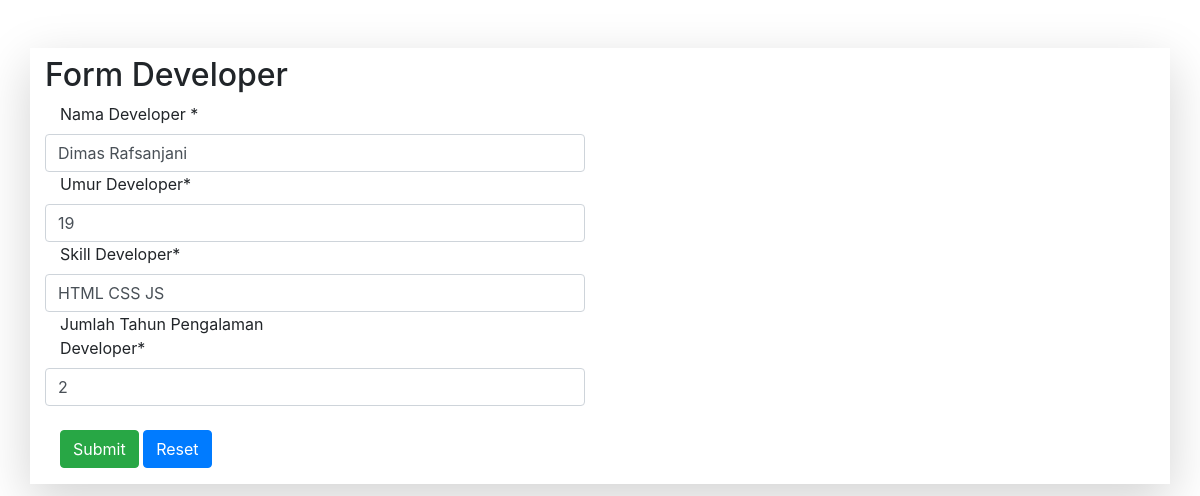
The app's page /updateDeveloper/4 with its own data.
### CrudDeveloper/models.py (models this page shows, shortened)
class Developer(models.Model):
    developerName = models.CharField(max_length=150, null=False)
    developerAge = models.CharField(max_length=200, null=False)
    developerSkill = models.CharField(max_length=150, null=False)
    developerExpYear = models.CharField(max_length=150, null=False)

### CrudDeveloper/views.py (the view)
# urls.py: path('updateDeveloper/<int:pk>', views.updateDeveloper.as_view(), name="updateDeveloper"),
class updateDeveloper(UpdateView):
    model = Developer
    fields = ['developerName', 'developerAge', 'developerSkill', 'developerExpYear']
    success_url = reverse_lazy('listDeveloper')

### CrudDeveloper/templates/CrudDeveloper/developer_form.html (shortened to what this page needs)
{% block content %}
<link rel="stylesheet" href="https://stackpath.bootstrapcdn.com/bootstrap/4.1.3/css/bootstrap.min.css">
<form method="POST" >
    <div class="container shadow-lg mt-5">
        <div class="row">
            <div class="col-md-12 col-xs-12">
                <div class="x_panel">
                    <div class="x_title mt-2">
                      <h2>Form Developer</h2>
                    </div>
                    <div class="row">
                        <div class="form-group col-md-6 mb-0">
                            <label class="control-label col-md-6 col-sm-3 col-xs-12" for="name">Nama Developer <span class="required">*</span>
                            </label>
                            <input type="text" name="developerName" class="form-control" pattern="^[^\s][\w\W]*$" autocomplete="off"
                            title="Masukkan Nama Developer." placeholder="{{ object.developerName }}" value="{{ object.developerName }}"
                            minlength="1" maxlength="50"/>
                           </div>
                    </div>
                    <div class="row">
                        <div class="form-group col-md-6 mb-0">
                            <label class="control-label col-md-6 col-sm-3 col-xs-12" for="name">Umur Developer<span class="required">*</span>
                            </label>
                            <input type="number" name="developerAge" class="form-control" pattern="[0-9]{10}"
                                       autocomplete="off"
                                       title="Masukkan Umur Developer." placeholder="{{ object.developerAge }}" value="{{ object.developerAge }}"
                                       minlength="10" maxlength="10"/>
                        </div>
                    </div>
                    <div class="row">
                        <div class="form-group col-md-6 mb-0">
                           <label class="control-label col-md-6 col-sm-3 col-xs-12" for="name">Skill Developer<span class="required">*</span>
                           </label>
                           <input type="text" name="developerSkill" title="Masukkan Skill Developer" class="form-control" placeholder="{{ object.developerSkill }}" value="{{ object.developerSkill }}"/>
                        </div>
                    </div>
                    <div class="row">
                        <div class="form-group col-md-6 mb-0">
                            <label class="control-label col-md-7 col-sm-3 col-xs-12" for="name">Jumlah Tahun Pengalaman Developer<span class="required">*</span>
                            </label>
                            <input type="number" name="developerExpYear" class="form-control" pattern="[0-9]{10}"
                                       autocomplete="off"
                                       title="Masukkan Tahun Pengalaman Developer." placeholder="{{ object.developerExpYear }}" value="{{ object.developerExpYear }}"
                                       minlength="10" maxlength="10"/>
                        </div>
                    </div>
                    <br/>
                    <div class="form-group">
                      <div class="col-md-9 col-sm-9 col-xs-12 col-md-offset-3">
                        <button type="submit" class="btn btn-success">Submit</button>
                        <button class="btn btn-primary" type="reset">Reset</button>
                      </div>
                    </div>
                </div>
            </div>
        </div>
    </div>
</form>
{% endblock %}

### records on screen
Developer: developerName "Dimas Rafsanjani", developerAge "19", developerSkill "HTML CSS JS", developerExpYear "2"
